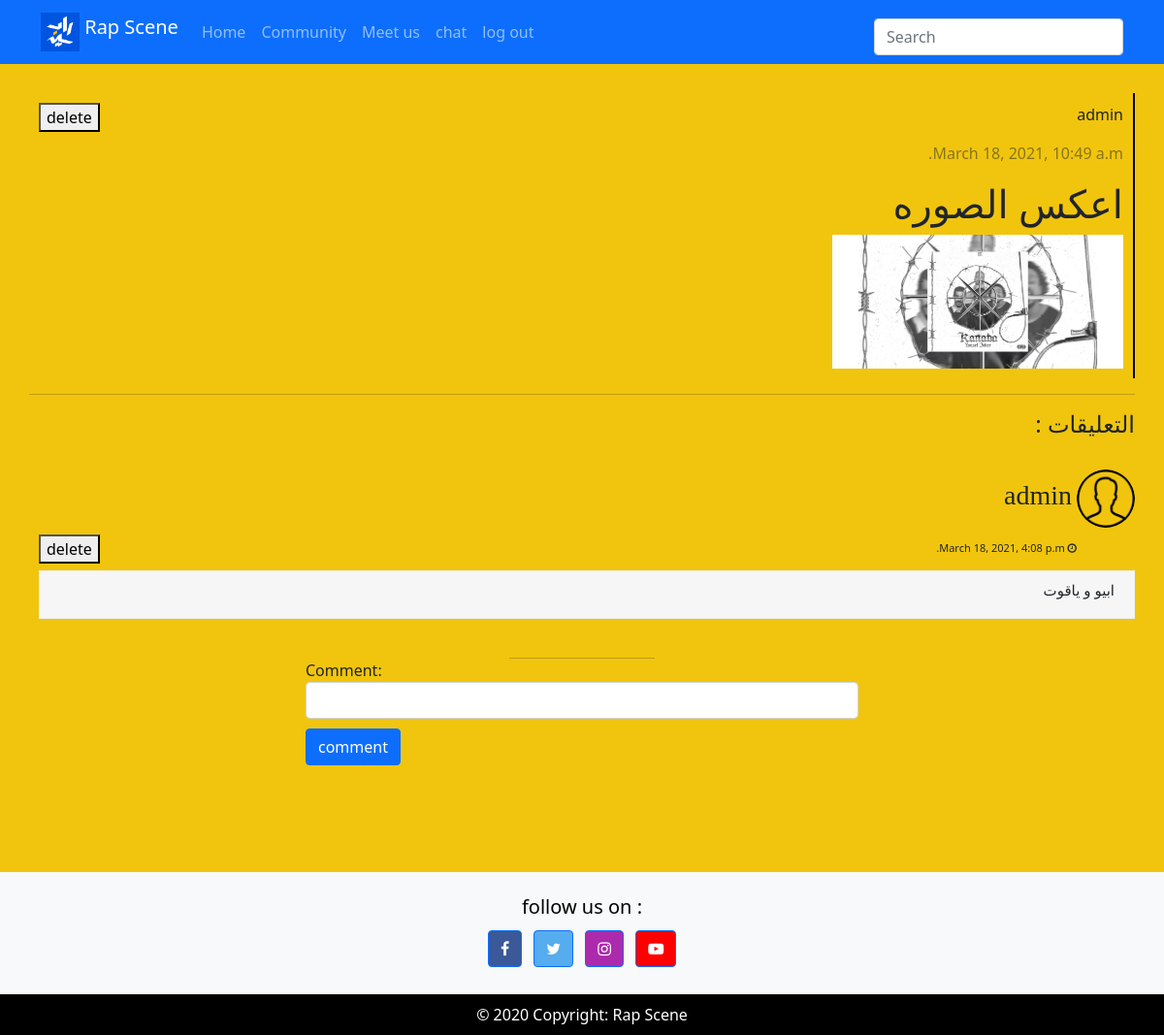
Page /comunity/17 (signed in) on the committed database.
### accounts/models.py (models this page shows)
class community_post(models.Model):
    created_by = models.ForeignKey(User , related_name='community_post',on_delete=models.CASCADE)
    caption = models.TextField(max_length=150,blank=True)
    image = models.ImageField(blank=True)
    created_dt = models.DateTimeField(auto_now_add=True)
    visable = models.BooleanField(default=False)
    class Meta:
        verbose_name : "music"
        verbose_name_plural : "musics"
    def __str__(self):
        return self.created_by.username
    def image_tag(self):
        return mark_safe('<img src="/media/%s" width="150" height="150" />' % (self.image))
    image_tag.short_description = 'Image'

class comments(models.Model):
    community_post = models.ForeignKey(community_post,related_name='comments', on_delete=models.CASCADE)
    comment = models.CharField(max_length=100)
    created_by = models.ForeignKey(User,on_delete=models.CASCADE)
    created_dt = models.DateTimeField(auto_now_add=True)

### accounts/views.py (the view, shortened to what this page needs)
# urls.py: path("comunity/<pk>", views.s_post, name="s_post"),
@login_required
def s_post(request,pk):
    post = get_object_or_404(community_post,pk=pk,visable=True)
    comment = comments.objects.filter(community_post=post)
    form = f_comments()
    return render(request,"s_post.html",{"post":post,"comment":comment,"form":form})

### accounts/forms.py
class f_comments(forms.ModelForm):
    class Meta :
        model = comments
        fields = ('comment',)

### accounts/templates/s_post.html (shortened to what this page needs)
{% extends "main.html"%}
{% load static %}
{% block style%}
<link rel="stylesheet" href="{% static 'css/comment.css'%}">
{% endblock %}
{% block body%}
<div  dir="rtl" style="margin:30px">
    <div style="border-right:2px solid #000;padding:10px;">
        {% if request.user == post.created_by %}
        <form method="post" style="float: left" >
            <button type="submit" >delete</button>
        </form>
        {% endif %}
      <p style="size: 10px;">{{post}}</p>
      <p style="opacity: .5;">{{post.created_dt}}</p>
      <p class="h1" >{{post.caption}}</p>
      {% if post.image%}
      <img src="/media/{{post.image}}" width=300px >
      {%endif%}
    </div>
    <hr >
    {% if comment %}
        <div class="h4"> التعليقات : </div>
    {% endif %}
    <br>
    {% for comment in comment %}
    	<div class="be-comment" >
		<div class="be-img-comment" style="float: right;">
				<img src="/media/user.png" alt="" class="be-ava-comment">
		</div>
		<div class="be-comment-content">
            <span class="be-comment-name">
                <p class="h3" style="margin-top: 10px;margin-right:5px;">{{comment.created_by}}</p>
                </span>
				<span class="be-comment-time">
					<i class="fa fa-clock-o"></i>
					{{comment.created_dt}}
				</span>
                {% if request.user == comment.created_by %}
                <form method="post" style="float: left;" >
                    <button type="submit" >delete</button>
                </form>
                {% endif %}
			<p class="be-comment-text">
				{{comment.comment}}
			</p>
		</div>
	</div>
    {% endfor %}
    <br>
    <hr style="margin: auto;width:150px" >
    <form method="post" dir="ltr" style="margin:auto;width:50%;">
        {% include 'form.html' %}
        <button type="submit" class="btn btn-primary btn-block"style="margin-top: 10px;" name="comm">comment</button>
    </form>
    <br>
    <br>
</div>
{% endblock %}

### static/css/main.css (style rules this page uses)
body { background-color: #f1c50e; position: relative; }

### static/css/comment.css (style rules this page uses)
.be-img-comment { width: 60px; height: 60px; float: left; margin-bottom: 15px; }
.be-ava-comment { width: 60px; height: 60px; border-radius: 50%; }
.be-comment-content { margin-left: 10px; }
.be-comment-content span { display: inline-block; width: 49%; margin-bottom: 15px; }
.be-comment-name { font-size: 13px; font-family: 'Conv_helveticaneuecyr-bold'; }
.be-comment-time { text-align: right; }
.be-comment-time { font-size: 11px; }
.be-comment-text { font-size: 15px; line-height: 18px; display: block; background: #f6f6f7; border: 1px solid #edeff2; padding: 10px 20px 20px 20px; }

### rows in the picture
community_post: created_by.username "admin", created_dt "March 18, 2021, 10:49 a.m.", caption "اعكس الصوره", image (picture)
comments: created_by "admin", created_dt "March 18, 2021, 4:08 p.m.", comment "ابيو و ياقوت"

### other values in the picture
{{ field.label_tag }} "Comment:"
